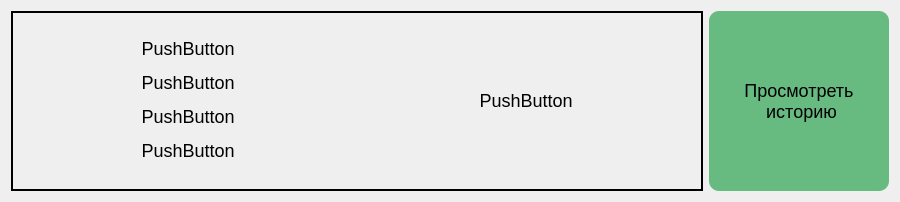
<?xml version="1.0" encoding="UTF-8"?>
<ui version="4.0">
 <class>PartnerCard</class>
 <widget class="QWidget" name="PartnerCard">
  <property name="geometry">
   <rect>
    <x>0</x>
    <y>0</y>
    <width>900</width>
    <height>202</height>
   </rect>
  </property>
  <property name="sizePolicy">
   <sizepolicy hsizetype="Preferred" vsizetype="Fixed">
    <horstretch>0</horstretch>
    <verstretch>0</verstretch>
   </sizepolicy>
  </property>
  <property name="minimumSize">
   <size>
    <width>0</width>
    <height>0</height>
   </size>
  </property>
  <property name="windowTitle">
   <string>Form</string>
  </property>
  <property name="styleSheet">
   <string notr="true">font-size: 18px;
padding: 0px</string>
  </property>
  <layout class="QHBoxLayout" name="horizontalLayout_3">
   <item>
    <widget class="QFrame" name="horizontalFrame">
     <property name="minimumSize">
      <size>
       <width>0</width>
       <height>0</height>
      </size>
     </property>
     <property name="styleSheet">
      <string notr="true">border: 2px solid black;</string>
     </property>
     <layout class="QHBoxLayout" name="horizontalLayout_2">
      <item>
       <widget class="QFrame" name="FirstColumn">
        <property name="enabled">
         <bool>true</bool>
        </property>
        <property name="styleSheet">
         <string notr="true">border: none; padding: 0;</string>
        </property>
        <layout class="QVBoxLayout" name="verticalLayout">
         <item>
          <widget class="QPushButton" name="PartnerTypeAndName">
           <property name="cursor">
            <cursorShape>PointingHandCursor</cursorShape>
           </property>
           <property name="text">
            <string>PushButton</string>
           </property>
          </widget>
         </item>
         <item>
          <widget class="QPushButton" name="BossName">
           <property name="cursor">
            <cursorShape>PointingHandCursor</cursorShape>
           </property>
           <property name="text">
            <string>PushButton</string>
           </property>
          </widget>
         </item>
         <item>
          <widget class="QPushButton" name="PhoneNumber">
           <property name="cursor">
            <cursorShape>PointingHandCursor</cursorShape>
           </property>
           <property name="text">
            <string>PushButton</string>
           </property>
          </widget>
         </item>
         <item>
          <widget class="QPushButton" name="Rank">
           <property name="cursor">
            <cursorShape>PointingHandCursor</cursorShape>
           </property>
           <property name="text">
            <string>PushButton</string>
           </property>
          </widget>
         </item>
        </layout>
       </widget>
      </item>
      <item>
       <widget class="QPushButton" name="DiscountPercentage">
        <property name="minimumSize">
         <size>
          <width>0</width>
          <height>0</height>
         </size>
        </property>
        <property name="cursor">
         <cursorShape>PointingHandCursor</cursorShape>
        </property>
        <property name="styleSheet">
         <string notr="true">border: none</string>
        </property>
        <property name="text">
         <string>PushButton</string>
        </property>
       </widget>
      </item>
     </layout>
    </widget>
   </item>
   <item>
    <widget class="QPushButton" name="GetOrdersListButton">
     <property name="minimumSize">
      <size>
       <width>0</width>
       <height>180</height>
      </size>
     </property>
     <property name="maximumSize">
      <size>
       <width>180</width>
       <height>16777215</height>
      </size>
     </property>
     <property name="cursor">
      <cursorShape>PointingHandCursor</cursorShape>
     </property>
     <property name="styleSheet">
      <string notr="true">background-color: #67BA80;   border-radius: 10px</string>
     </property>
     <property name="text">
      <string>Просмотреть 
 историю</string>
     </property>
    </widget>
   </item>
  </layout>
 </widget>
 <resources/>
 <connections/>
</ui>
